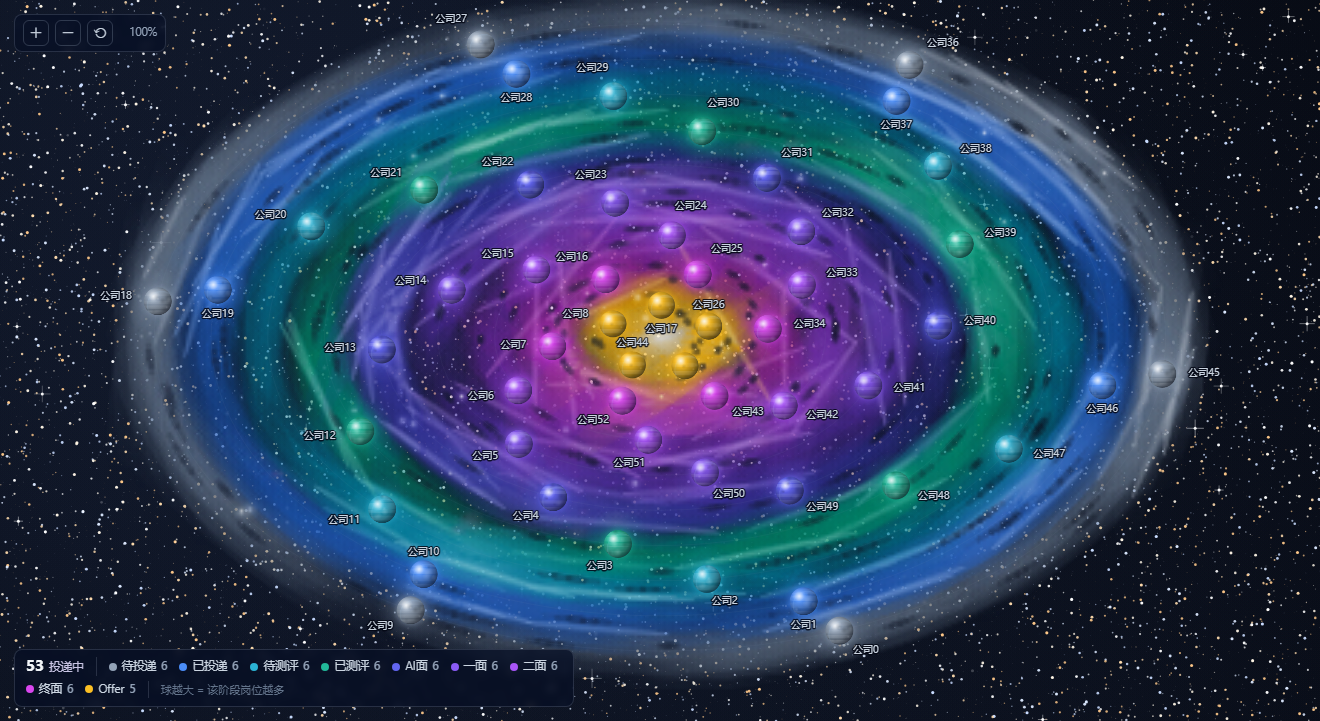
#> input picture live-canvas.png, 1320 x 721 px
$ python .analyze-m31.py live-canvas.png
#> lines starting #> are read from the running program, lines starting #| are printed output that depends on the picture; after the words box and inside, x2 and y2 are one past the last pixel; in counts of white or black regions, pixels touching at a corner belong together
"""识别参考图的真实结构：M31（仙女座星系）式的倾斜盘星系。

之前我把它当"弥散星云"分析（只量了重尾/自相关/明暗关系），
所以漏掉了它真正的结构特征。这次量结构：
  1. 核球：位置、大小、颜色（M31 的核球是耀眼的暖白）
  2. 盘面朝向：倾角 / 位置角（M31 是倾斜盘，长轴明显）
  3. 尘埃带：M31 最标志性的特征 —— 橙棕色的暗带切过盘面
  4. HII 区：洋红/粉色恒星形成区，沿尘埃带分布
  5. 外盘：蓝色年轻星族
  6. 背景星场：满屏密集星点，这是照片感的重要来源
"""
import numpy as np
from PIL import Image
import sys

def load(name, tw=700):
#> called with name = 'live-canvas.png', tw = 700
    im = Image.open(name).convert("RGB")
#> im is the input picture: PIL image 1320x721 RGB; mean R, G, B 42.6, 60.1, 92.3
    W, H = im.size
#> W = 1320; H = 721
    a = np.asarray(im.resize((tw, max(1, int(tw*H/W)))), dtype=np.float32)
    return a, W, H

def lum(a):
    return 0.2126*a[:,:,0] + 0.7152*a[:,:,1] + 0.0722*a[:,:,2]

for name in sys.argv[1:]:
    a, W0, H0 = load(name)
#> W0 = 1320; H0 = 721
    h, w, _ = a.shape
#> h = 382; w = 700
    L = lum(a)
    print("="*78)
    print(f"{name}  original {W0}x{H0}  ->  {w}x{h}")
#| live-canvas.png  original 1320x721  ->  700x382
    print("="*78)

    # ---- 1. 找核球：先大范围平滑，避免被单颗星带偏 ----
    from numpy.lib.stride_tricks import sliding_window_view
    k = 41
    pad = k//2
    Lp = np.pad(L, pad, mode='edge')
    sm = sliding_window_view(Lp, (k, k)).mean(axis=(2,3))
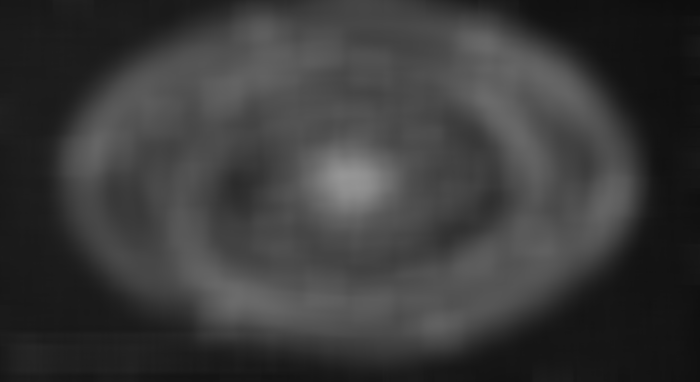
#> sm: shape (382, 700) float32; min 14.32, max 150.3, mean 58.6
    cy, cx = np.unravel_index(np.argmax(sm), sm.shape)
#> cy = 176; cx = 342
    print(f"\n[1] 核球")
    print(f"    brightest-smoothed at ({cx}, {cy})  of {w}x{h}")
#|     brightest-smoothed at (342, 176)  of 700x382
    # 核球颜色（中心 15px）
    patch = a[max(0,cy-7):cy+8, max(0,cx-7):cx+8].reshape(-1,3)
#> patch = 225 rows, first 8: [196, 151, 33], [197, 152, 39], [199, 157, 45], [199, 156, 44], [200, 157, 46], [207, 166, 61], [215, 179, 87], [219, 185, 100]
    pc = patch.mean(axis=0)
#> pc = [162.5, 144.3, 97.14]
    print(f"    core color rgb({pc[0]:.0f},{pc[1]:.0f},{pc[2]:.0f})  lum={lum(np.array([[[pc[0],pc[1],pc[2]]]]))[0,0]:.0f}")
#|     core color rgb(162,144,97)  lum=145

    # ---- 2. 盘面朝向：用亮度的二阶矩 ----
    thresh = np.percentile(L, 75)
#> thresh = 83.33
    ys, xs = np.where(L > thresh)
    wts = L[ys, xs]
    mx = np.average(xs, weights=wts); my = np.average(ys, weights=wts)
#> after `mx = np.average(xs, weights=wts)`: mx = 362.2
#> after `my = np.average(ys, weights=wts)`: my = 175.7
    xx = np.average((xs-mx)**2, weights=wts)
#> xx = 23982.2
    yy = np.average((ys-my)**2, weights=wts)
#> yy = 8453.2
    xy = np.average((xs-mx)*(ys-my), weights=wts)
#> xy = -525.1
    cov = np.array([[xx, xy],[xy, yy]])
#> cov = [[23982.2, -525.1], [-525.1, 8453.2]]
    evals, evecs = np.linalg.eigh(cov)
#> evals = [8435.5, 23999.9]; evecs = [[-0.0338, -0.999], [-0.999, 0.0338]]
    pa = np.degrees(np.arctan2(evecs[1,1], evecs[0,1]))
#> pa = 178.1
    axis_ratio = np.sqrt(evals[0]/evals[1])
#> axis_ratio = 0.593
    print(f"\n[2] 盘面朝向（二阶矩）")
    print(f"    中心 ({mx:.0f},{my:.0f})  位置角 {pa:.1f} deg  长宽比 {1/axis_ratio:.2f}:1")
#|     中心 (362,176)  位置角 178.1 deg  长宽比 1.69:1
    print(f"    -> {'明显的倾斜盘（长条形）' if axis_ratio < 0.55 else '接近正视' }")
#|     -> 接近正视

    # ---- 3. 沿长轴/短轴的剖面颜色 ----
    print(f"\n[3] 沿长轴的颜色剖面（从核球向外）")
    ca, sa = np.cos(np.radians(pa)), np.sin(np.radians(pa))
#> ca = -0.999; sa = 0.0338
    for arm in (1, -1):
        print(f"    --- 方向 {'+' if arm>0 else '-'} ---")
        for d in range(0, int(min(w,h)*0.5), max(8, min(w,h)//30)):
            px = int(cx + arm*ca*d); py = int(cy + arm*sa*d)
            if not (0 <= px < w and 0 <= py < h): break
            # 取 5x5 中位数，避免被单颗星污染
            p = np.median(a[max(0,py-2):py+3, max(0,px-2):px+3].reshape(-1,3), axis=0)
            l = 0.2126*p[0]+0.7152*p[1]+0.0722*p[2]
            mxv, mnv = p.max(), p.min()
            s = 0 if mxv == 0 else (mxv-mnv)/mxv
            # 分类
            r, g, b = p
            if l > 170 and s < 0.30: nm = "亮白核球"
            elif r > g > b and r-b > 25: nm = "橙棕(尘埃)"
            elif r > b and r > g: nm = "暖红"
            elif b > r and b > g: nm = "蓝(外盘)"
            elif g > r and b > r: nm = "青"
            else: nm = "-"
            print(f"      d={d:4d}  rgb({r:3.0f},{g:3.0f},{b:3.0f})  L={l:5.1f}  sat={s:.2f}  {nm}")

    # ---- 4. 尘埃带：显著暗于邻域、且偏暖 ----
    print(f"\n[4] 尘埃带（M31 标志特征）")
    # 局部中值作为"背景盘光"
    kk = 25
    Lp2 = np.pad(L, kk//2, mode='edge')
    med = np.median(sliding_window_view(Lp2, (kk,kk)), axis=(2,3))
    # 星系内区域：离核不太远
    yy2, xx2 = np.mgrid[0:h, 0:w]
    dist = np.sqrt((xx2-mx)**2 + (yy2-my)**2)
    ingal = dist < min(w,h)*0.45
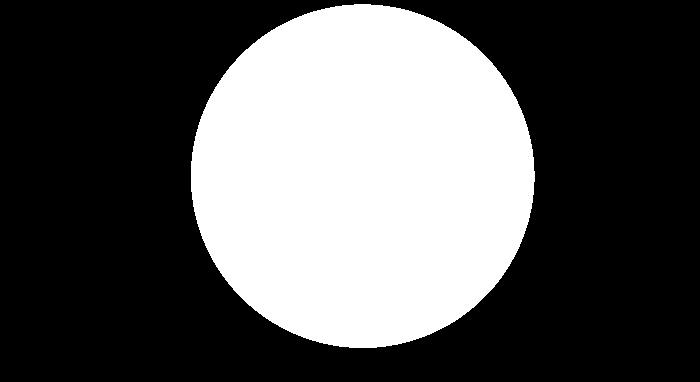
#> ingal: shape (382, 700) bool; 34.7% white; 1 white region, box (x1, y1, x2, y2) and area: (191, 4, 535, 348) 92841
    dark = ingal & (L < med*0.62) & (L > 18)
#> dark: shape (382, 700) bool; 0.4% white in thin lines or dots, all inside (x1, y1, x2, y2) = (207, 27, 529, 334)
    n_dark = dark.sum()
#> n_dark = 1075
    print(f"    明显暗于邻域的像素 {n_dark} ({n_dark/max(1,ingal.sum())*100:.1f}% of galaxy area)")
#|     明显暗于邻域的像素 1075 (1.2% of galaxy area)
    if n_dark > 50:
        dc = a[dark].mean(axis=0)
#> dc = [43.77, 43.1, 73.13]
        print(f"    尘埃平均色 rgb({dc[0]:.0f},{dc[1]:.0f},{dc[2]:.0f})   <- 若 R>B 即偏暖（橙棕）")
#|     尘埃平均色 rgb(44,43,73)   <- 若 R>B 即偏暖（橙棕）
        print(f"    R-B = {dc[0]-dc[2]:+.1f}")
#|     R-B = -29.4

    # ---- 5. HII 区：高饱和洋红/粉 ----
    print(f"\n[5] HII 区（洋红/粉恒星形成区）")
    r_, g_, b_ = a[:,:,0], a[:,:,1], a[:,:,2]
    mxc = np.maximum(np.maximum(r_, g_), b_)
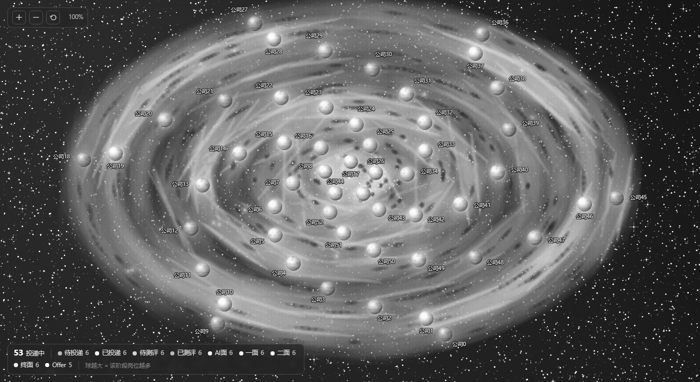
#> mxc: shape (382, 700) float32; min 12, max 255, mean 95.1
    mnc = np.minimum(np.minimum(r_, g_), b_)
    sat = np.where(mxc > 0, (mxc-mnc)/np.maximum(mxc,1), 0)
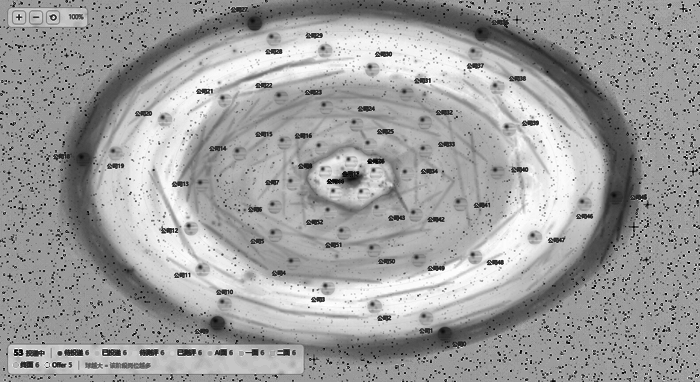
#> sat: shape (382, 700) float32; min 0, max 1, mean 0.625
    hii = (r_ > 90) & (b_ > 75) & (r_ > g_+18) & (sat > 0.28) & (dist < min(w,h)*0.5)
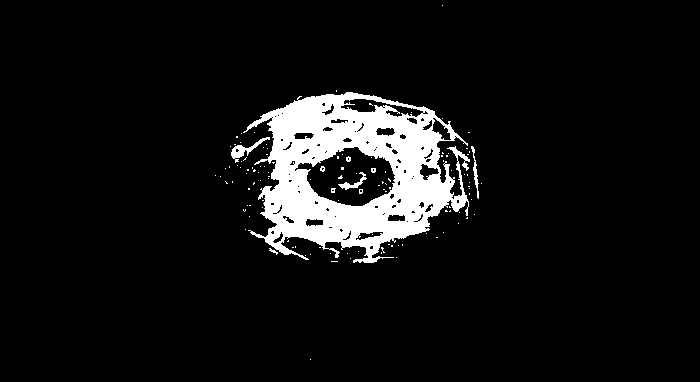
#> hii: shape (382, 700) bool; 7.7% white; 120 white regions (112 under 20 px), largest, box (x1, y1, x2, y2) and area: (243, 92, 470, 263) 19600, (231, 137, 270, 163) 252, (338, 172, 367, 190) 139
    n_hii = hii.sum()
#> n_hii = 20486
    print(f"    洋红像素 {n_hii} ({n_hii/max(1,(dist<min(w,h)*0.5).sum())*100:.2f}%)")
#|     洋红像素 20486 (18.11%)
    if n_hii > 30:
        hc = a[hii].mean(axis=0)
#> hc = [126.9, 64.81, 159.8]
        print(f"    HII 平均色 rgb({hc[0]:.0f},{hc[1]:.0f},{hc[2]:.0f})")
#|     HII 平均色 rgb(127,65,160)

    # ---- 6. 背景星场密度 ----
    print(f"\n[6] 背景星场（照片感的关键）")
    outgal = dist > min(w,h)*0.52
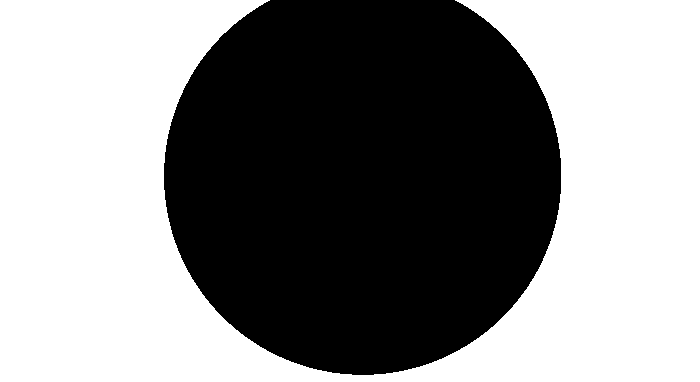
#> outgal: shape (382, 700) bool; 54.7% white; 1 black region, box (x1, y1, x2, y2) and area: (164, 0, 561, 375) 121190
    # 星点 = 明显亮于局部中值的孤立点
    starish = (L > med + 26) & outgal
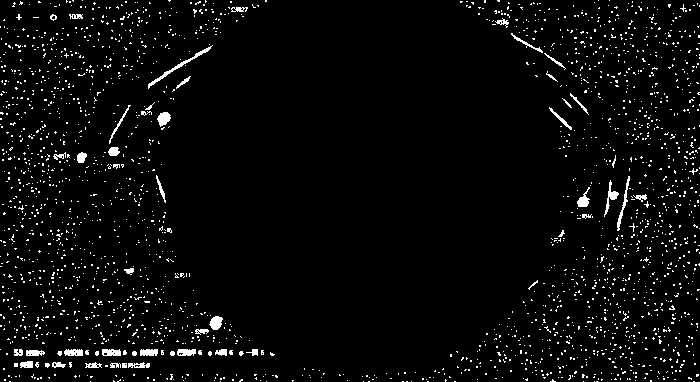
#> starish: shape (382, 700) bool; 3.7% white in thin lines or dots
    n_star = starish.sum()
#> n_star = 9871
    area_kpx = outgal.sum()/1000.0
#> area_kpx = 146.2
    print(f"    星系外亮星点 {n_star}，密度 {n_star/max(1,area_kpx):.1f} /1000px")
#|     星系外亮星点 9871，密度 67.5 /1000px
    if n_star > 50:
        sc = a[starish].mean(axis=0)
#> sc = [91.61, 102.5, 118.6]
        print(f"    星点平均色 rgb({sc[0]:.0f},{sc[1]:.0f},{sc[2]:.0f})")
#|     星点平均色 rgb(92,103,119)
    print(f"    星系外平均亮度 {L[outgal].mean():.1f}（越小越黑）")
#|     星系外平均亮度 41.0（越小越黑）

$ run again, on live-galaxy.png
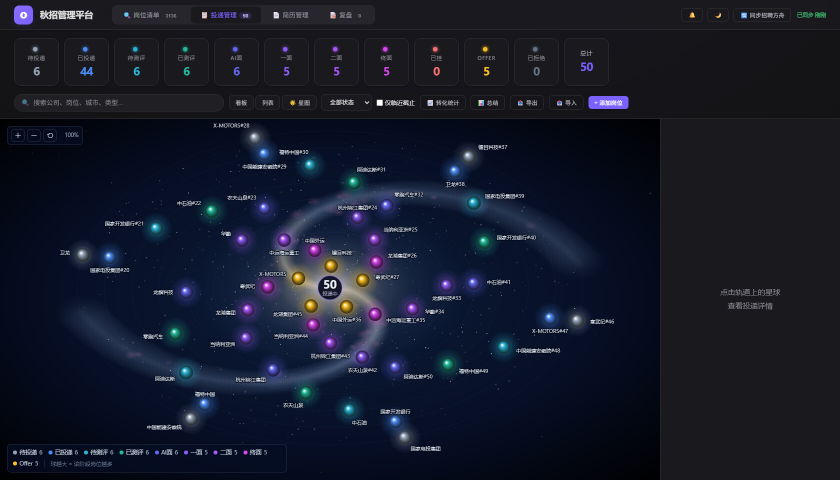
#> input picture live-galaxy.png, 1680 x 959 px (shown at 1/2 size)
#> in load, im is the input picture: PIL image 1680x959 RGB; mean R, G, B 21.7, 26.5, 41.2
#> W0 = 1680; H0 = 959
#| live-galaxy.png  original 1680x959  ->  700x399
#> cy = 238; cx = 275
#|     brightest-smoothed at (275, 238)  of 700x399
#> patch = 225 rows, first 8: [127, 118, 170], [60, 53, 108], [16, 17, 40], [12, 15, 28], [15, 17, 31], [15, 17, 32], [17, 19, 34], [18, 20, 35]
#> pc = [78.51, 80.25, 96.98]
#|     core color rgb(79,80,97)  lum=81
#> thresh = 26.29
#> mx = 270.8
#> my = 197.1
#> xx = 16483.3
#> yy = 10053.8
#> xy = -248.7
#> cov = [[16483.3, -248.7], [-248.7, 10053.8]]
#> evals = [10044.2, 16492.9]; evecs = [[-0.0386, -0.999], [-0.999, 0.0386]]
#> pa = 177.8
#> axis_ratio = 0.78
#|     中心 (271,197)  位置角 177.8 deg  长宽比 1.28:1
#|     -> 接近正视
#> ca = -0.999; sa = 0.0386
#> `ingal = dist < min(w,h)*0.45`:
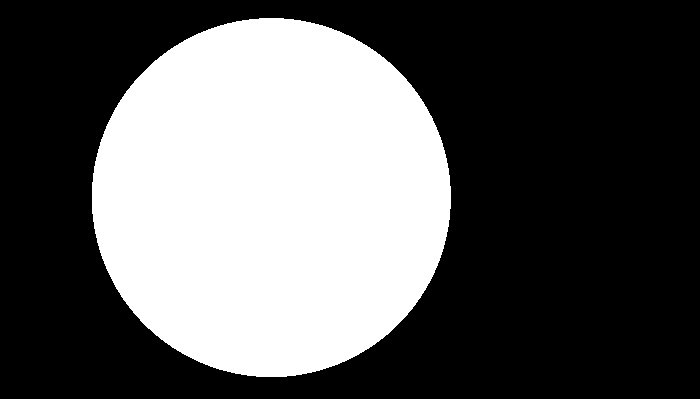
#> ingal: shape (399, 700) bool; 36.3% white; 1 white region, box (x1, y1, x2, y2) and area: (92, 18, 451, 377) 101276
#> dark: shape (399, 700) bool; 0.26% white in thin lines or dots, all inside (x1, y1, x2, y2) = (128, 128, 443, 332)
#> n_dark = 735
#|     明显暗于邻域的像素 735 (0.7% of galaxy area)
#> dc = [23.45, 27.74, 51.97]
#|     尘埃平均色 rgb(23,28,52)   <- 若 R>B 即偏暖（橙棕）
#|     R-B = -28.5
#> hii: shape (399, 700) bool; 0.35% white; 39 white regions (21 under 20 px), largest, box (x1, y1, x2, y2) and area: (305, 254, 320, 269) 127, (256, 264, 266, 274) 75, (309, 213, 318, 222) 63
#> n_hii = 967
#|     洋红像素 967 (0.77%)
#> hc = [144.9, 75.71, 176.2]
#|     HII 平均色 rgb(145,76,176)
#> outgal: shape (399, 700) bool; 52% white; 1 black region, box (x1, y1, x2, y2) and area: (64, 0, 479, 399) 134008
#> `starish = (L > med + 26) & outgal`:
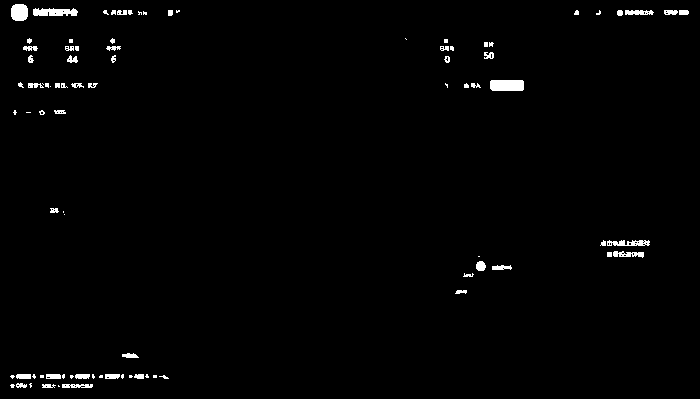
#> starish: shape (399, 700) bool; 1.3% white; 87 white regions (37 under 20 px), largest, box (x1, y1, x2, y2) and area: (490, 80, 524, 91) 368, (33, 8, 78, 16) 290, (11, 4, 28, 21) 257
#> n_star = 3605
#> area_kpx = 145.3
#|     星系外亮星点 3605，密度 24.8 /1000px
#> sc = [97.02, 100.4, 133.2]
#|     星点平均色 rgb(97,100,133)
#|     星系外平均亮度 21.5（越小越黑）

$ run again, on live.png
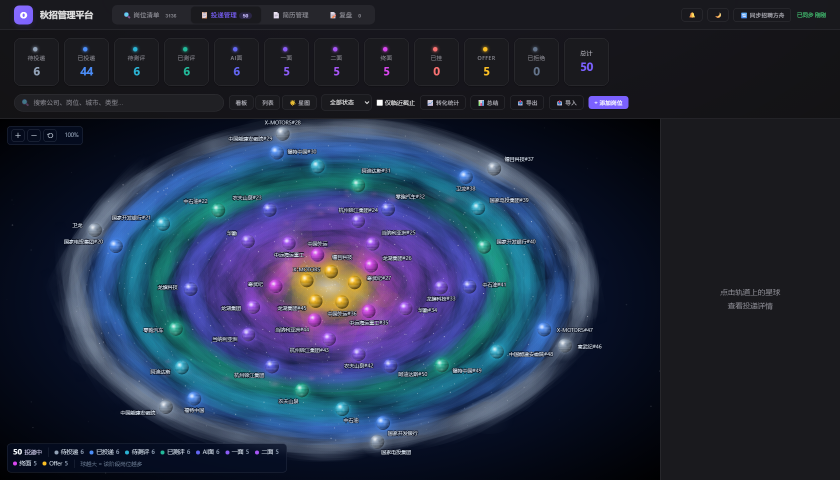
#> input picture live.png, 1680 x 959 px (shown at 1/2 size)
#> in load, im is the input picture: PIL image 1680x959 RGB; mean R, G, B 35.7, 45.8, 67.3
#> W0 = 1680; H0 = 959
#| live.png  original 1680x959  ->  700x399
#> cy = 238; cx = 274
#|     brightest-smoothed at (274, 238)  of 700x399
#> patch = 225 rows, first 8: [175, 156, 104], [176, 157, 106], [176, 158, 108], [181, 159, 107], [187, 163, 103], [196, 168, 96], [189, 159, 81], [164, 135, 60]
#> pc = [198, 177.7, 125.4]
#|     core color rgb(198,178,125)  lum=178
#> thresh = 75.51
#> mx = 269.5
#> my = 229.8
#> xx = 14105.5
#> yy = 6699.5
#> xy = -390.5
#> cov = [[14105.5, -390.5], [-390.5, 6699.5]]
#> evals = [6678.9, 14126]; evecs = [[-0.0525, -0.999], [-0.999, 0.0525]]
#> pa = 177
#> axis_ratio = 0.688
#|     中心 (269,230)  位置角 177.0 deg  长宽比 1.45:1
#|     -> 接近正视
#> ca = -0.999; sa = 0.0525
#> `ingal = dist < min(w,h)*0.45`:
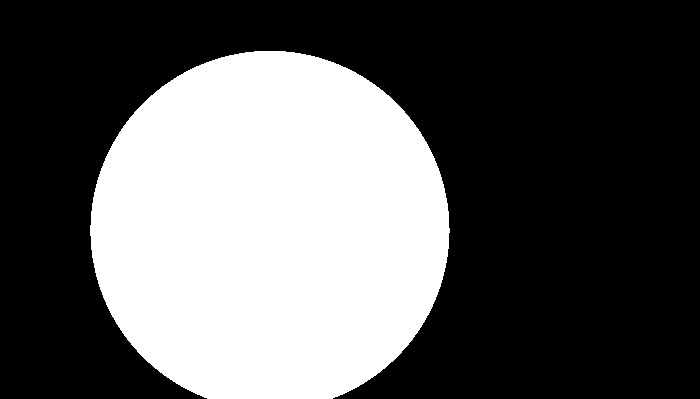
#> ingal: shape (399, 700) bool; 35.9% white; 1 white region, box (x1, y1, x2, y2) and area: (90, 51, 450, 399) 100382
#> dark: shape (399, 700) bool; 0.35% white in thin lines or dots, all inside (x1, y1, x2, y2) = (97, 94, 446, 375)
#> n_dark = 991
#|     明显暗于邻域的像素 991 (1.0% of galaxy area)
#> dc = [29.68, 38.53, 61.31]
#|     尘埃平均色 rgb(30,39,61)   <- 若 R>B 即偏暖（橙棕）
#|     R-B = -31.6
#> hii: shape (399, 700) bool; 4.1% white; 52 white regions (43 under 20 px), largest, box (x1, y1, x2, y2) and area: (186, 178, 362, 302) 10826, (361, 227, 375, 246) 179, (199, 271, 212, 285) 99
#> n_hii = 11537
#|     洋红像素 11537 (9.57%)
#> hc = [125.1, 77.78, 157.8]
#|     HII 平均色 rgb(125,78,158)
#> outgal: shape (399, 700) bool; 53.9% white; 1 black region, box (x1, y1, x2, y2) and area: (62, 23, 477, 399) 128850
#> `starish = (L > med + 26) & outgal`:
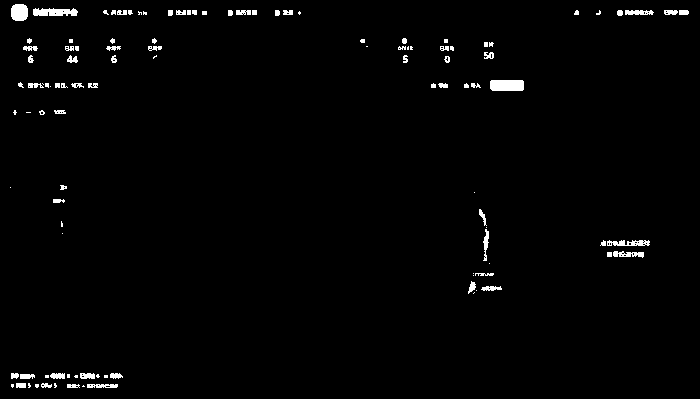
#> starish: shape (399, 700) bool; 1.5% white; 110 white regions (42 under 20 px), largest, box (x1, y1, x2, y2) and area: (490, 80, 524, 91) 368, (33, 8, 78, 16) 290, (11, 4, 28, 21) 257
#> n_star = 4226
#> area_kpx = 150.4
#|     星系外亮星点 4226，密度 28.1 /1000px
#> sc = [99.1, 101.2, 130.8]
#|     星点平均色 rgb(99,101,131)
#|     星系外平均亮度 23.7（越小越黑）
